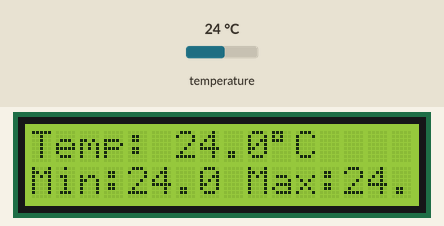
The sketch below on a simulated Arduino Uno, built with avr-gcc and run on an emulated ATmega328P. Parts: 16×2 character LCD. Inputs (shaded band) come from the test bench; at power-on: temperature 24 °C. What the sketch prints to the serial monitor is not drawn.

Above: at 2.5 s.
2.6 s: temperature set to 12 °C
At 4.2 s:
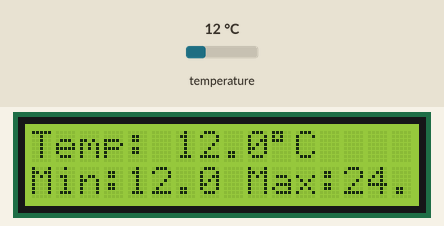
5.2 s: temperature set to 19 °C
At 6.6 s:
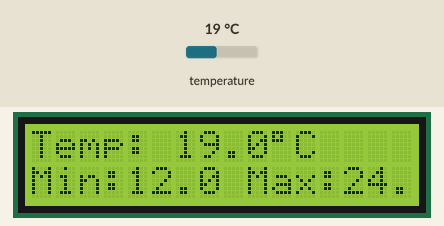
7.5 s: temperature set to 28 °C
At 9.0 s:
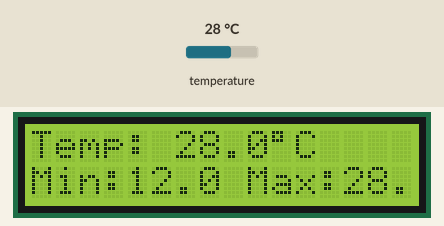
Timing chart, 0 to 10.5 s (numbered marks = the images above; inputs shaded):
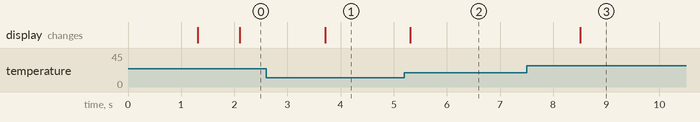

Measured:
- after the input at 2.6 s, the display: changes after 1.1 s (image 1)
- after the input at 5.2 s, the display: changes after 0.11 s (image 2)
- after the input at 7.5 s, the display: changes after 1.0 s (image 3)

The sketch:

p61_termometro_a_prova_dagua.ino
```cpp
// ============================================================================
// Projeto 61 — Termômetro à Prova d'Água
// Placa: Arduino Uno R3 (ATmega328P) | Bibliotecas: Wire, LiquidCrystal I2C, OneWire, DallasTemperature
// Material: 80 Projetos Arduino
// Sonda digital DS18B20 (protocolo 1-Wire com pull-up de 4,7 kΩ) + LCD 16x2 I2C
// ============================================================================

#include <Wire.h>
#include <LiquidCrystal_I2C.h>
#include <OneWire.h>
#include <DallasTemperature.h>

const byte PINO_ONEWIRE = 2;  // Fio Amarelo (DQ) do DS18B20 + resistor 4,7k para 5V
const byte PINO_I2C_SDA = A4; // Barramento I2C SDA
const byte PINO_I2C_SCL = A5; // Barramento I2C SCL

// AJUSTE AQUI: Endereço I2C do LCD (0x27 ou 0x3F)
LiquidCrystal_I2C lcd(0x27, 16, 2);
OneWire oneWire(PINO_ONEWIRE);
DallasTemperature sensores(&oneWire);

float tempMin = 999.0;
float tempMax = -999.0;

void setup() {
  (void)PINO_I2C_SDA;
  (void)PINO_I2C_SCL;
  Serial.begin(9600);

  sensores.begin();
  lcd.init();
  lcd.backlight();

  lcd.setCursor(0, 0);
  lcd.print(F("Sonda DS18B20"));
  lcd.setCursor(0, 1);
  lcd.print(F("Iniciando..."));
  Serial.println(F("Sistema pronto! Termômetro à Prova d'Água DS18B20."));
  delay(1200);
  lcd.clear();
}

void loop() {
  sensores.requestTemperatures();
  float tempC = sensores.getTempCByIndex(0);

  if (tempC == DEVICE_DISCONNECTED_C || tempC < -55.0 || tempC > 125.0) {
    lcd.setCursor(0, 0);
    lcd.print(F("Sensor desconect"));
    lcd.setCursor(0, 1);
    lcd.print(F("Cheque pull-up! "));
    Serial.println(F("Erro: Sensor DS18B20 desconectado (-127 C). Verifique o resistor de 4,7 kOhms!"));
    delay(1000);
    return;
  }

  if (tempC < tempMin) tempMin = tempC;
  if (tempC > tempMax) tempMax = tempC;

  lcd.setCursor(0, 0);
  lcd.print(F("Temp: "));
  lcd.print(tempC, 1);
  lcd.print((char)223);
  lcd.print(F("C    "));

  lcd.setCursor(0, 1);
  lcd.print(F("Min:"));
  lcd.print(tempMin, 1);
  lcd.print(F(" Max:"));
  lcd.print(tempMax, 1);
  lcd.print(F("  "));

  Serial.print(F("Temperatura Liquido: "));
  Serial.print(tempC, 2);
  Serial.print(F(" C | Min: "));
  Serial.print(tempMin, 1);
  Serial.print(F(" C | Max: "));
  Serial.print(tempMax, 1);
  Serial.println(F(" C"));

  delay(800);
}
```
